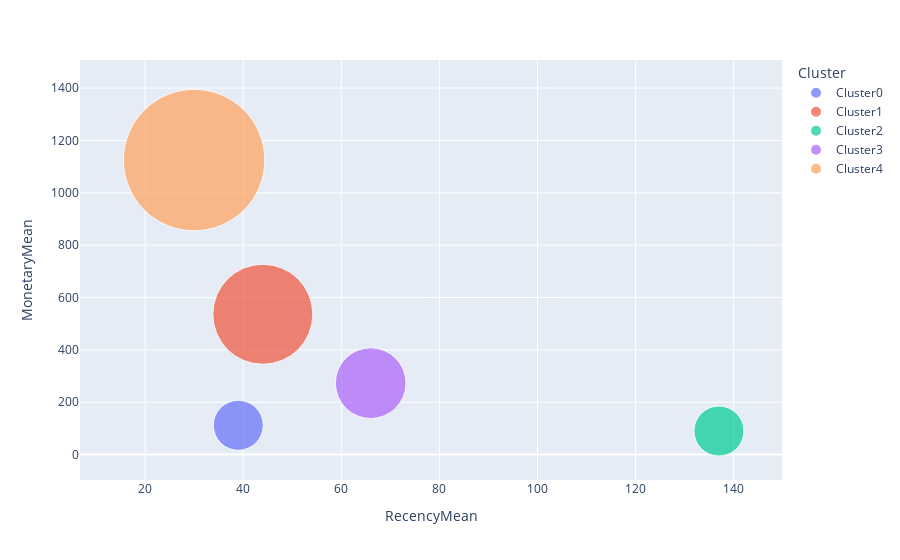

The code cell stored with this chart in its notebook:
### Code cell
import plotly.express as px
fig = px.scatter(rfm_agg2 , x= 'RecencyMean' , y = 'MonetaryMean',size = 'FrequencyMean',
    color = 'Cluster', hover_name= 'Cluster', size_max= 100)
fig.show()

### Figure 1 — Plotly figure (JSON) as saved in the notebook; plotly's stock layout.template omitted (floating-point values rounded to 4 significant figures)
{"data": [{"hovertemplate": "<b>%{hovertext}</b><br><br>Cluster=Cluster0<br>RecencyMean=%{x}<br>MonetaryMean=%{y}<br>FrequencyMean=%{marker.size}<extra></extra>", "hovertext": ["Cluster0"], "legendgroup": "Cluster0", "marker": {"color": "#636efa", "size": [1], "sizemode": "area", "sizeref": 0.0008, "symbol": "circle"}, "mode": "markers", "name": "Cluster0", "orientation": "v", "showlegend": true, "type": "scatter", "x": [39], "xaxis": "x", "y": [112], "yaxis": "y"}, {"hovertemplate": "<b>%{hovertext}</b><br><br>Cluster=Cluster1<br>RecencyMean=%{x}<br>MonetaryMean=%{y}<br>FrequencyMean=%{marker.size}<extra></extra>", "hovertext": ["Cluster1"], "legendgroup": "Cluster1", "marker": {"color": "#EF553B", "size": [4], "sizemode": "area", "sizeref": 0.0008, "symbol": "circle"}, "mode": "markers", "name": "Cluster1", "orientation": "v", "showlegend": true, "type": "scatter", "x": [44], "xaxis": "x", "y": [536], "yaxis": "y"}, {"hovertemplate": "<b>%{hovertext}</b><br><br>Cluster=Cluster2<br>RecencyMean=%{x}<br>MonetaryMean=%{y}<br>FrequencyMean=%{marker.size}<extra></extra>", "hovertext": ["Cluster2"], "legendgroup": "Cluster2", "marker": {"color": "#00cc96", "size": [1], "sizemode": "area", "sizeref": 0.0008, "symbol": "circle"}, "mode": "markers", "name": "Cluster2", "orientation": "v", "showlegend": true, "type": "scatter", "x": [137], "xaxis": "x", "y": [90], "yaxis": "y"}, {"hovertemplate": "<b>%{hovertext}</b><br><br>Cluster=Cluster3<br>RecencyMean=%{x}<br>MonetaryMean=%{y}<br>FrequencyMean=%{marker.size}<extra></extra>", "hovertext": ["Cluster3"], "legendgroup": "Cluster3", "marker": {"color": "#ab63fa", "size": [2], "sizemode": "area", "sizeref": 0.0008, "symbol": "circle"}, "mode": "markers", "name": "Cluster3", "orientation": "v", "showlegend": true, "type": "scatter", "x": [66], "xaxis": "x", "y": [273], "yaxis": "y"}, {"hovertemplate": "<b>%{hovertext}</b><br><br>Cluster=Cluster4<br>RecencyMean=%{x}<br>MonetaryMean=%{y}<br>FrequencyMean=%{marker.size}<extra></extra>", "hovertext": ["Cluster4"], "legendgroup": "Cluster4", "marker": {"color": "#FFA15A", "size": [8], "sizemode": "area", "sizeref": 0.0008, "symbol": "circle"}, "mode": "markers", "name": "Cluster4", "orientation": "v", "showlegend": true, "type": "scatter", "x": [30], "xaxis": "x", "y": [1125], "yaxis": "y"}], "layout": {"legend": {"itemsizing": "constant", "title": {"text": "Cluster"}, "tracegroupgap": 0}, "margin": {"t": 60}, "xaxis": {"anchor": "y", "domain": [0, 1], "title": {"text": "RecencyMean"}}, "yaxis": {"anchor": "x", "domain": [0, 1], "title": {"text": "MonetaryMean"}}}}
